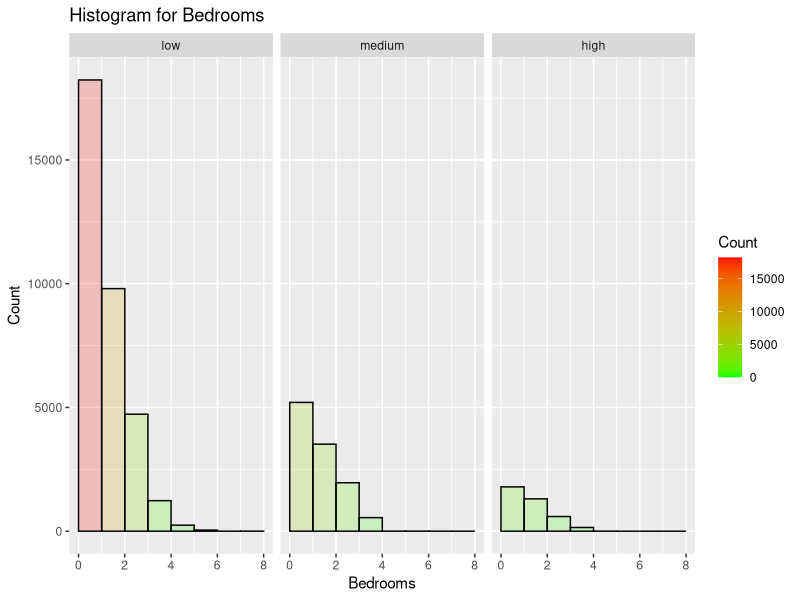
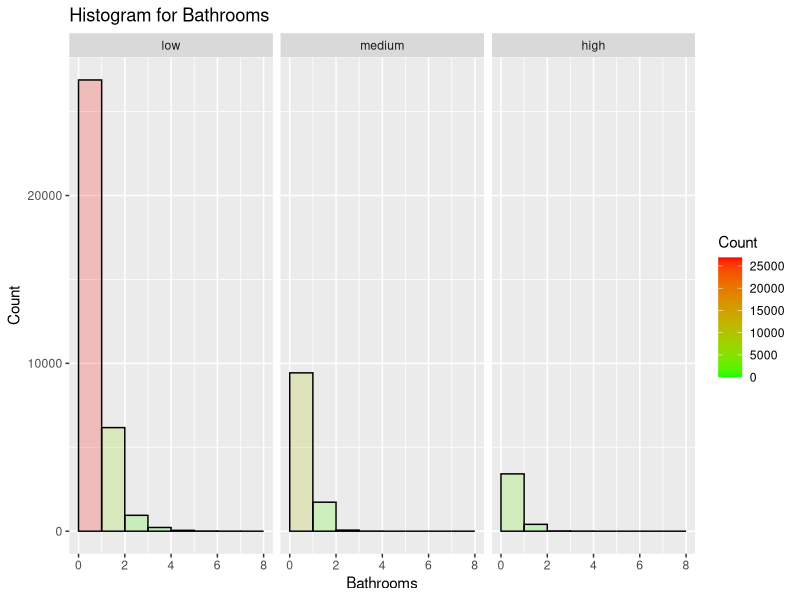
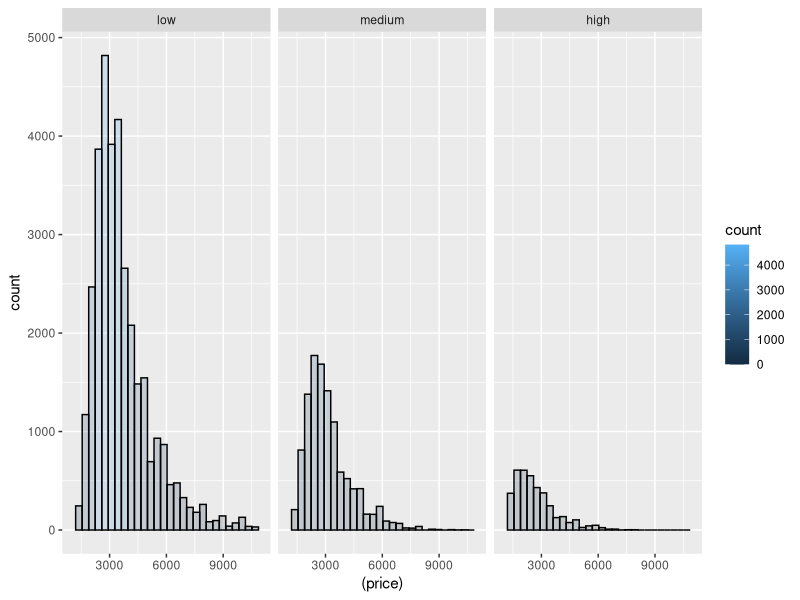
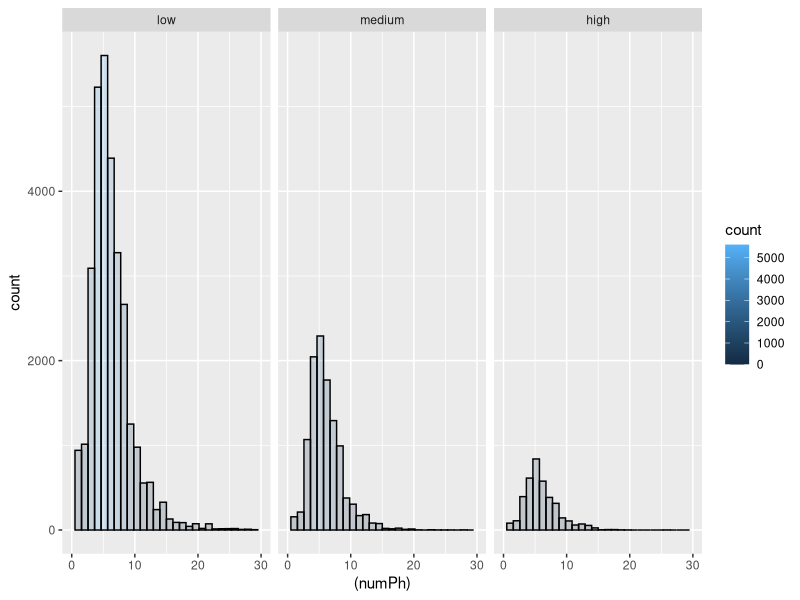
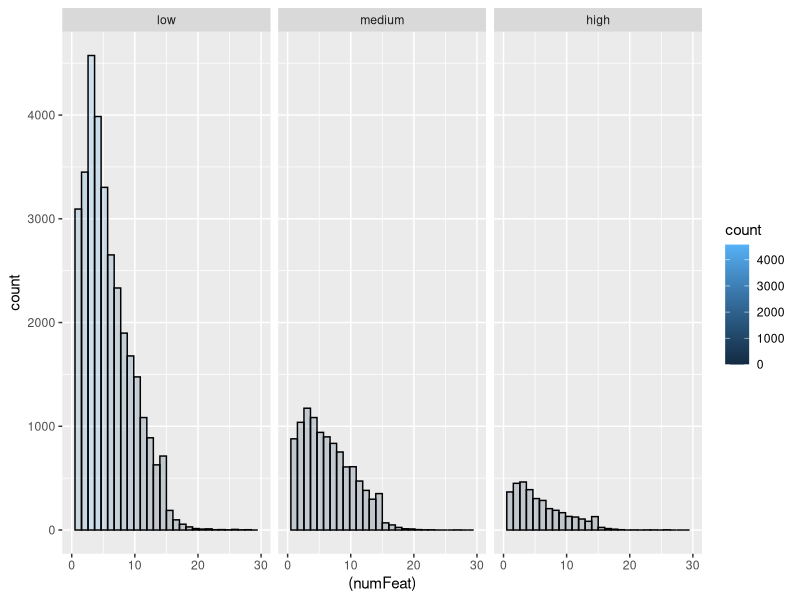
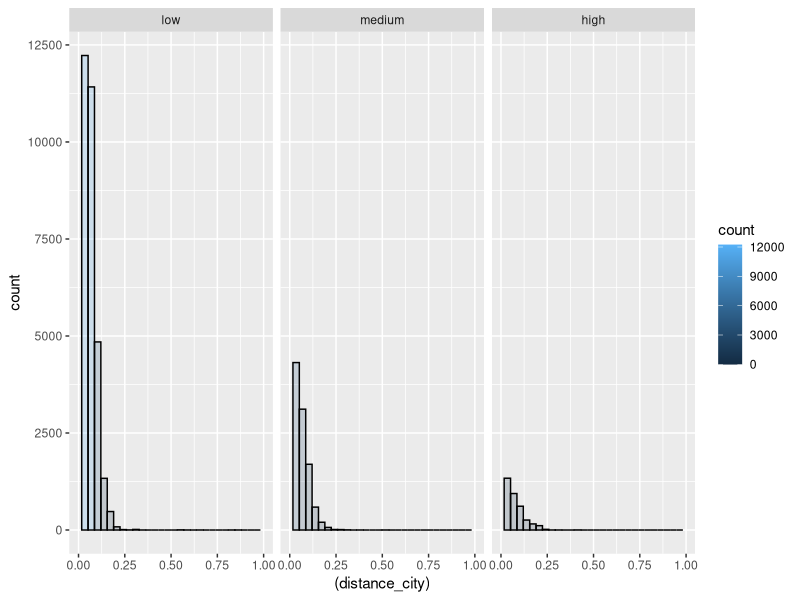
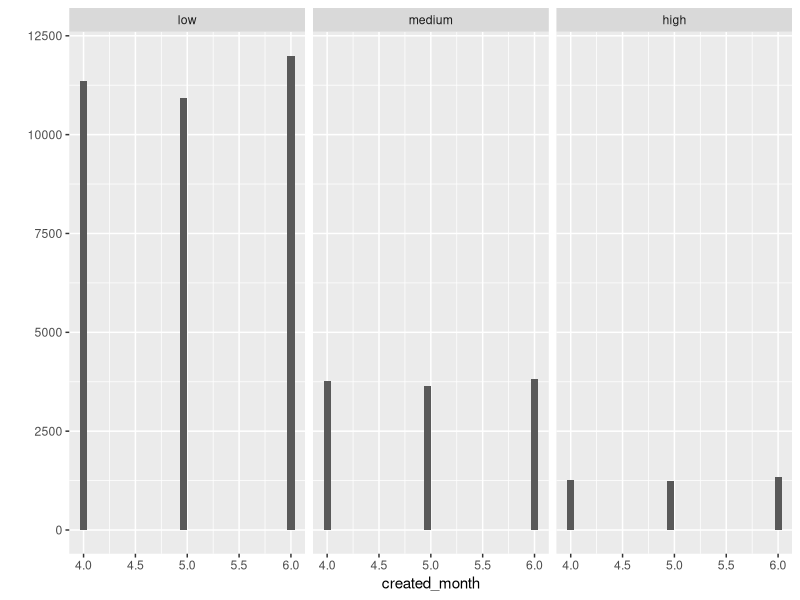
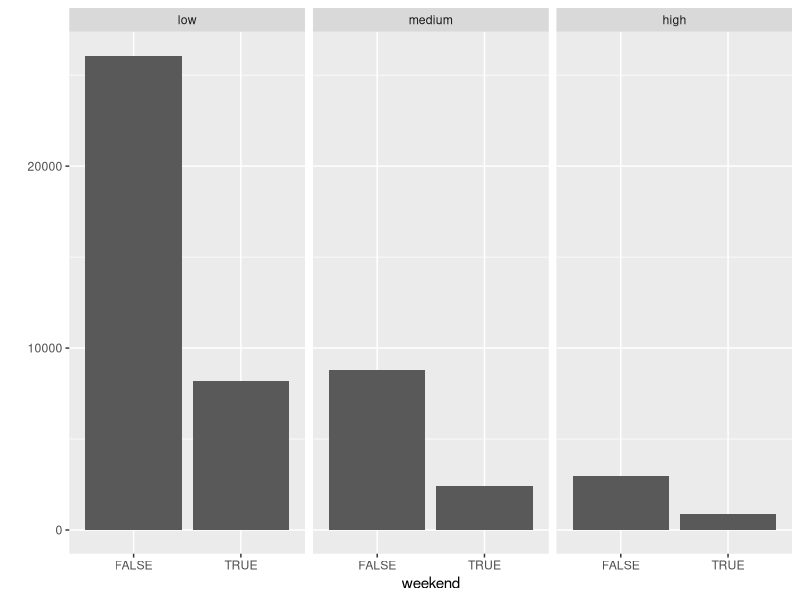

Write the R code that produced these figures, in order.
library(nnet)
library(ggplot2)
library(lattice)

train_base <- read.csv('../../processed_data/train_baseline11_v2.csv',header = TRUE)
str(train_base)

# reorder interest levels
train_base$interest_level <- factor(train_base$interest_level, 
                                    levels = c("low", "medium", "high"))
# univariate 
# bedrooms
summary(train_base$bedrooms)
with(train_base, table(interest_level, bedrooms))

by(train_base$bedrooms, train_base$interest_level, summary)
ggplot(aes(x = bedrooms), data = train_base, binwidth = 1) + 
  geom_histogram(color = 'black', aes(fill=..count..), 
                 breaks=seq(0, 8, by = 1), alpha = .2) +
  labs(title="Histogram for Bedrooms") +
  labs(x="Bedrooms", y="Count") +  scale_fill_gradient("Count", low = "green", high = "red") + 
  facet_wrap( ~ interest_level)

# bathrooms
by(train_base$bathrooms, train_base$interest_level, summary)
with(train_base, table(interest_level, bathrooms))

summary(train_base$bathrooms)
ggplot(aes(x = bathrooms), data = train_base, binwidth = 1) + 
  geom_histogram(color = 'black', aes(fill=..count..), 
                 breaks=seq(0, 8, by = 1), alpha = .2) +
  labs(title="Histogram for Bathrooms") +
  labs(x="Bathrooms", y="Count") +  scale_fill_gradient("Count", low = "green", high = "red") + 
  facet_wrap( ~ interest_level)

# price
by(train_base$price, train_base$interest_level, summary)
summary(train_base$price)
ggplot(train_base, aes(x=(price))) + 
  geom_histogram(color = 'black', aes(fill=..count..), alpha = .2) + 
  xlim(c(1000,11000)) + facet_wrap( ~ interest_level)

# number of photos
by(train_base$numPh, train_base$interest_level, summary)
summary(train_base$numPh)
ggplot(train_base, aes(x=(numPh)), binwidth = 1) + 
  geom_histogram(color = 'black', aes(fill=..count..), alpha = .2) + xlim(c(0, 30)) + 
  facet_wrap( ~ interest_level)

# number of features
by(train_base$numFeat, train_base$interest_level, summary)
summary(train_base$numFeat)
ggplot(train_base, aes(x=(numFeat))) + 
  geom_histogram(color = 'black', aes(fill=..count..), alpha = .2) + xlim(c(0,30)) +
  facet_wrap( ~ interest_level)


# distance to city
by(train_base$distance_city, train_base$interest_level, summary)
summary(train_base$distance_city)
ggplot(train_base, aes(x=(distance_city))) + 
  geom_histogram(color = 'black', aes(fill=..count..), alpha = .2) + xlim(c(0,1)) + 
  facet_wrap( ~ interest_level)

# created month
by(train_base$created_month, train_base$interest_level, summary)
qplot(created_month, data = train_base) + facet_wrap( ~ interest_level)

# created at weekend
by(train_base$weekend, train_base$interest_level, summary)
qplot(weekend, data = train_base) + facet_wrap( ~ interest_level)

# There is no effective evidence showing that interest_level is related to the created_date


# print the coefficients
cor(train_base$interest_level_num, train_base$bedrooms)
cor(train_base$interest_level_num, train_base$bathrooms)
cor(train_base$interest_level_num, train_base$weekend)
table(train_base$interest_level_num, as.factor(train_base$weekend))

#   FALSE  TRUE
# 1 26080  8204
# 2  8800  2429
# 3  2978   861
# FALSE is weekday 
# TRUE is for weekend




# 
# histogram(~bathrooms+bedrooms | interest_level, train_base)

# build baseline model
t <- multinom(interest_level ~ bedrooms + bathrooms + price + weekend + created_month, data = train_base)

# ------finished EDA----------

